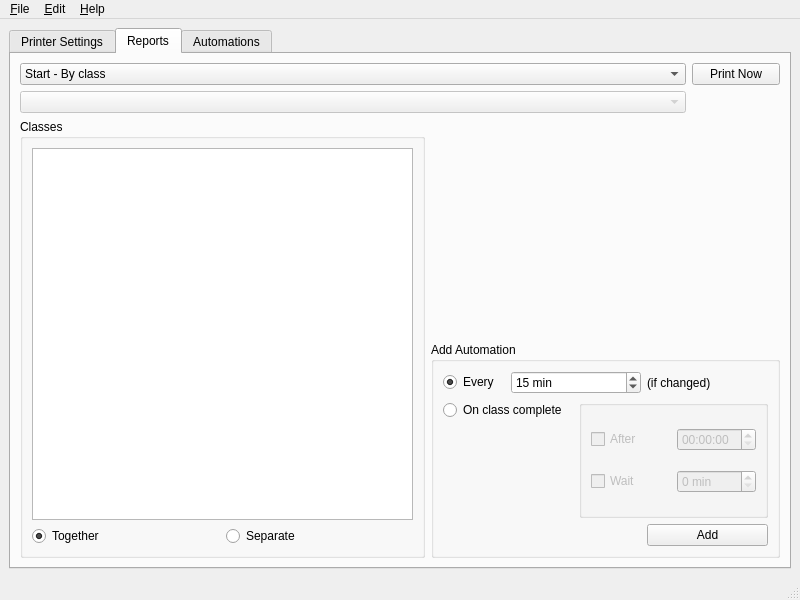
<?xml version="1.0" encoding="UTF-8"?>
<ui version="4.0">
 <class>Sportsed::Client::Printer::MainWindow</class>
 <widget class="Sportsed::Client::ClientMainWindow" name="Sportsed::Client::Printer::MainWindow">
  <property name="geometry">
   <rect>
    <x>0</x>
    <y>0</y>
    <width>800</width>
    <height>600</height>
   </rect>
  </property>
  <property name="windowTitle">
   <string>Printer Client</string>
  </property>
  <widget class="QWidget" name="centralwidget">
   <layout class="QVBoxLayout" name="verticalLayout">
    <item>
     <widget class="QTabWidget" name="tabWidget">
      <property name="currentIndex">
       <number>1</number>
      </property>
      <widget class="QWidget" name="tabSettings">
       <attribute name="title">
        <string>Printer Settings</string>
       </attribute>
       <layout class="QFormLayout" name="formLayout">
        <item row="0" column="0">
         <widget class="QLabel" name="label">
          <property name="text">
           <string>Printer:</string>
          </property>
         </widget>
        </item>
        <item row="0" column="1">
         <layout class="QHBoxLayout" name="horizontalLayout" stretch="1,0">
          <item>
           <widget class="QComboBox" name="printerBox"/>
          </item>
          <item>
           <widget class="QPushButton" name="refreshPrintersBtn">
            <property name="text">
             <string>Refresh</string>
            </property>
           </widget>
          </item>
         </layout>
        </item>
        <item row="1" column="0">
         <widget class="QLabel" name="label_2">
          <property name="text">
           <string>Location:</string>
          </property>
         </widget>
        </item>
        <item row="1" column="1">
         <widget class="QLabel" name="locationLbl">
          <property name="text">
           <string/>
          </property>
         </widget>
        </item>
        <item row="2" column="0">
         <widget class="QLabel" name="label_3">
          <property name="text">
           <string>Description:</string>
          </property>
         </widget>
        </item>
        <item row="2" column="1">
         <widget class="QLabel" name="descriptionLbl">
          <property name="text">
           <string/>
          </property>
         </widget>
        </item>
        <item row="3" column="0">
         <widget class="QLabel" name="label_4">
          <property name="text">
           <string>Model:</string>
          </property>
         </widget>
        </item>
        <item row="3" column="1">
         <widget class="QLabel" name="modelLbl">
          <property name="text">
           <string/>
          </property>
         </widget>
        </item>
        <item row="4" column="0" colspan="2">
         <widget class="QPushButton" name="pageSetupBtn">
          <property name="text">
           <string>Page Setup</string>
          </property>
         </widget>
        </item>
       </layout>
      </widget>
      <widget class="QWidget" name="tabReports">
       <attribute name="title">
        <string>Reports</string>
       </attribute>
       <layout class="QVBoxLayout" name="verticalLayout_2" stretch="0,1">
        <item>
         <layout class="QGridLayout" name="gridLayout_6" columnstretch="1,0">
          <item row="0" column="0">
           <widget class="QComboBox" name="reportTypeBox">
            <item>
             <property name="text">
              <string>Start - By class</string>
             </property>
            </item>
            <item>
             <property name="text">
              <string>Start - By time</string>
             </property>
            </item>
            <item>
             <property name="text">
              <string>Results - Preliminary</string>
             </property>
            </item>
            <item>
             <property name="text">
              <string>Results - Official</string>
             </property>
            </item>
            <item>
             <property name="text">
              <string>Multi-stage Results - Preliminary</string>
             </property>
            </item>
            <item>
             <property name="text">
              <string>Muti-stage Results - Official</string>
             </property>
            </item>
           </widget>
          </item>
          <item row="0" column="1">
           <widget class="QPushButton" name="printNowBtn">
            <property name="text">
             <string>Print Now</string>
            </property>
           </widget>
          </item>
          <item row="1" column="0">
           <widget class="QComboBox" name="startBox">
            <property name="enabled">
             <bool>false</bool>
            </property>
           </widget>
          </item>
          <item row="1" column="1">
           <spacer name="horizontalSpacer_5">
            <property name="orientation">
             <enum>Qt::Horizontal</enum>
            </property>
            <property name="sizeHint" stdset="0">
             <size>
              <width>88</width>
              <height>20</height>
             </size>
            </property>
           </spacer>
          </item>
         </layout>
        </item>
        <item>
         <layout class="QGridLayout" name="gridLayout_7" columnstretch="1,0">
          <item row="0" column="0" rowspan="2">
           <widget class="QGroupBox" name="groupBox_4">
            <property name="title">
             <string>Classes</string>
            </property>
            <layout class="QGridLayout" name="gridLayout_8">
             <item row="0" column="0" colspan="2">
              <widget class="QListView" name="classView"/>
             </item>
             <item row="1" column="0">
              <widget class="QRadioButton" name="classesTogetherBtn">
               <property name="text">
                <string>Together</string>
               </property>
               <property name="checked">
                <bool>true</bool>
               </property>
              </widget>
             </item>
             <item row="1" column="1">
              <widget class="QRadioButton" name="classesSeparateBtn">
               <property name="text">
                <string>Separate</string>
               </property>
              </widget>
             </item>
            </layout>
           </widget>
          </item>
          <item row="0" column="1">
           <spacer name="horizontalSpacer_6">
            <property name="orientation">
             <enum>Qt::Horizontal</enum>
            </property>
            <property name="sizeHint" stdset="0">
             <size>
              <width>288</width>
              <height>138</height>
             </size>
            </property>
           </spacer>
          </item>
          <item row="1" column="1">
           <widget class="QGroupBox" name="groupBox_5">
            <property name="title">
             <string>Add Automation</string>
            </property>
            <layout class="QGridLayout" name="gridLayout_9">
             <item row="0" column="0">
              <widget class="QRadioButton" name="newAutomationEveryBtn">
               <property name="text">
                <string>Every</string>
               </property>
               <property name="checked">
                <bool>true</bool>
               </property>
              </widget>
             </item>
             <item row="0" column="1" colspan="2">
              <widget class="QSpinBox" name="newAutomationEveryEdit">
               <property name="suffix">
                <string> min</string>
               </property>
               <property name="singleStep">
                <number>5</number>
               </property>
               <property name="value">
                <number>15</number>
               </property>
              </widget>
             </item>
             <item row="0" column="3">
              <widget class="QLabel" name="label_6">
               <property name="text">
                <string>(if changed)</string>
               </property>
              </widget>
             </item>
             <item row="1" column="0" colspan="2">
              <widget class="QRadioButton" name="newAutomationOnCompleteBtn">
               <property name="text">
                <string>On class complete</string>
               </property>
              </widget>
             </item>
             <item row="1" column="2" rowspan="2" colspan="3">
              <widget class="QGroupBox" name="groupBox_6">
               <property name="enabled">
                <bool>false</bool>
               </property>
               <layout class="QGridLayout" name="gridLayout_10">
                <item row="1" column="1">
                 <widget class="QSpinBox" name="newAutomationWaitEdit">
                  <property name="enabled">
                   <bool>false</bool>
                  </property>
                  <property name="suffix">
                   <string> min</string>
                  </property>
                 </widget>
                </item>
                <item row="0" column="1">
                 <widget class="QTimeEdit" name="newAutomationAfterEdit">
                  <property name="enabled">
                   <bool>false</bool>
                  </property>
                 </widget>
                </item>
                <item row="0" column="0">
                 <widget class="QCheckBox" name="newAutomationAfterBtn">
                  <property name="text">
                   <string>After</string>
                  </property>
                 </widget>
                </item>
                <item row="1" column="0">
                 <widget class="QCheckBox" name="newAutomationWaitBtn">
                  <property name="text">
                   <string>Wait</string>
                  </property>
                 </widget>
                </item>
               </layout>
              </widget>
             </item>
             <item row="0" column="4">
              <spacer name="horizontalSpacer_7">
               <property name="orientation">
                <enum>Qt::Horizontal</enum>
               </property>
               <property name="sizeHint" stdset="0">
                <size>
                 <width>13</width>
                 <height>21</height>
                </size>
               </property>
              </spacer>
             </item>
             <item row="3" column="0" colspan="3">
              <spacer name="horizontalSpacer_8">
               <property name="orientation">
                <enum>Qt::Horizontal</enum>
               </property>
               <property name="sizeHint" stdset="0">
                <size>
                 <width>198</width>
                 <height>20</height>
                </size>
               </property>
              </spacer>
             </item>
             <item row="3" column="3" colspan="2">
              <widget class="QPushButton" name="newAutomationAddBtn">
               <property name="text">
                <string>Add</string>
               </property>
              </widget>
             </item>
            </layout>
           </widget>
          </item>
         </layout>
        </item>
       </layout>
      </widget>
      <widget class="QWidget" name="tabAutomation">
       <attribute name="title">
        <string>Automations</string>
       </attribute>
       <layout class="QHBoxLayout" name="horizontalLayout_2">
        <item>
         <widget class="QListView" name="automationsView"/>
        </item>
        <item>
         <widget class="QGroupBox" name="groupBox">
          <property name="title">
           <string>Information</string>
          </property>
          <layout class="QGridLayout" name="gridLayout">
           <item row="0" column="0" colspan="2">
            <widget class="QLabel" name="automationDescription">
             <property name="text">
              <string>TextLabel</string>
             </property>
            </widget>
           </item>
           <item row="1" column="0">
            <spacer name="horizontalSpacer">
             <property name="orientation">
              <enum>Qt::Horizontal</enum>
             </property>
             <property name="sizeHint" stdset="0">
              <size>
               <width>240</width>
               <height>20</height>
              </size>
             </property>
            </spacer>
           </item>
           <item row="1" column="1">
            <widget class="QPushButton" name="deleteAutomationBtn">
             <property name="text">
              <string>Delete</string>
             </property>
            </widget>
           </item>
          </layout>
         </widget>
        </item>
       </layout>
      </widget>
     </widget>
    </item>
   </layout>
  </widget>
  <widget class="QMenuBar" name="menubar">
   <property name="geometry">
    <rect>
     <x>0</x>
     <y>0</y>
     <width>800</width>
     <height>22</height>
    </rect>
   </property>
   <widget class="QMenu" name="menuFile">
    <property name="title">
     <string>&amp;File</string>
    </property>
    <widget class="QMenu" name="menuProfile">
     <property name="title">
      <string>Profile</string>
     </property>
     <addaction name="actionLoadProfile"/>
     <addaction name="actionStoreProfile"/>
    </widget>
    <addaction name="actionConnect"/>
    <addaction name="actionDisconnect"/>
    <addaction name="separator"/>
    <addaction name="menuProfile"/>
    <addaction name="separator"/>
    <addaction name="actionQuit"/>
   </widget>
   <widget class="QMenu" name="menuEdit">
    <property name="title">
     <string>&amp;Edit</string>
    </property>
   </widget>
   <widget class="QMenu" name="menuHelp">
    <property name="title">
     <string>&amp;Help</string>
    </property>
    <addaction name="actionAbout"/>
    <addaction name="actionAboutQt"/>
   </widget>
   <addaction name="menuFile"/>
   <addaction name="menuEdit"/>
   <addaction name="menuHelp"/>
  </widget>
  <widget class="QStatusBar" name="statusbar"/>
  <action name="actionConnect">
   <property name="text">
    <string>&amp;Connect</string>
   </property>
  </action>
  <action name="actionDisconnect">
   <property name="text">
    <string>&amp;Disconnect</string>
   </property>
  </action>
  <action name="actionLoadProfile">
   <property name="text">
    <string>&amp;Load</string>
   </property>
  </action>
  <action name="actionStoreProfile">
   <property name="text">
    <string>&amp;Store</string>
   </property>
  </action>
  <action name="actionQuit">
   <property name="text">
    <string>&amp;Quit</string>
   </property>
  </action>
  <action name="actionAbout">
   <property name="text">
    <string>&amp;About</string>
   </property>
  </action>
  <action name="actionAboutQt">
   <property name="text">
    <string>About &amp;Qt</string>
   </property>
  </action>
 </widget>
 <customwidgets>
  <customwidget>
   <class>Sportsed::Client::ClientMainWindow</class>
   <extends>QMainWindow</extends>
   <header>clientlib/ClientMainWindow.h</header>
   <container>1</container>
   <slots>
    <slot>quit()</slot>
    <slot>about()</slot>
    <slot>aboutQt()</slot>
    <slot>connectClicked()</slot>
    <slot>disconnectClicked()</slot>
    <slot>loadProfileClicked()</slot>
    <slot>storeProfileClicked()</slot>
   </slots>
  </customwidget>
 </customwidgets>
 <resources/>
 <connections>
  <connection>
   <sender>newAutomationEveryBtn</sender>
   <signal>toggled(bool)</signal>
   <receiver>newAutomationEveryEdit</receiver>
   <slot>setEnabled(bool)</slot>
   <hints>
    <hint type="sourcelabel">
     <x>459</x>
     <y>378</y>
    </hint>
    <hint type="destinationlabel">
     <x>567</x>
     <y>378</y>
    </hint>
   </hints>
  </connection>
  <connection>
   <sender>newAutomationOnCompleteBtn</sender>
   <signal>toggled(bool)</signal>
   <receiver>groupBox_6</receiver>
   <slot>setEnabled(bool)</slot>
   <hints>
    <hint type="sourcelabel">
     <x>511</x>
     <y>414</y>
    </hint>
    <hint type="destinationlabel">
     <x>612</x>
     <y>413</y>
    </hint>
   </hints>
  </connection>
  <connection>
   <sender>newAutomationAfterBtn</sender>
   <signal>toggled(bool)</signal>
   <receiver>newAutomationAfterEdit</receiver>
   <slot>setEnabled(bool)</slot>
   <hints>
    <hint type="sourcelabel">
     <x>613</x>
     <y>430</y>
    </hint>
    <hint type="destinationlabel">
     <x>705</x>
     <y>430</y>
    </hint>
   </hints>
  </connection>
  <connection>
   <sender>newAutomationWaitBtn</sender>
   <signal>toggled(bool)</signal>
   <receiver>newAutomationWaitEdit</receiver>
   <slot>setEnabled(bool)</slot>
   <hints>
    <hint type="sourcelabel">
     <x>622</x>
     <y>467</y>
    </hint>
    <hint type="destinationlabel">
     <x>698</x>
     <y>466</y>
    </hint>
   </hints>
  </connection>
  <connection>
   <sender>newAutomationEveryBtn</sender>
   <signal>toggled(bool)</signal>
   <receiver>label_6</receiver>
   <slot>setEnabled(bool)</slot>
   <hints>
    <hint type="sourcelabel">
     <x>460</x>
     <y>376</y>
    </hint>
    <hint type="destinationlabel">
     <x>660</x>
     <y>376</y>
    </hint>
   </hints>
  </connection>
 </connections>
</ui>
